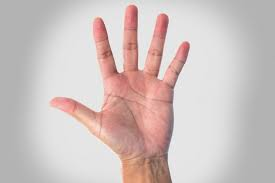
%> input picture Codes:Data/im3.jpeg, 275 x 183 px
$ octave Threshold2.m   (GNU Octave 9; MATLAB toolbox functions it lacks are replaced by stand-ins)
%> lines starting %> are read from the running program, lines starting %| are printed output that depends on the picture
%% Read in image
img = imread('im3.jpeg');
%> img is the input picture: size 183x275x3 uint8; mean R, G, B 207.2, 194, 191.8
imshow(img);

%% RGB Color Space
Rmatrix = img(:,:,1);
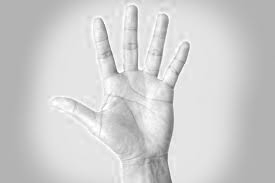
%> Rmatrix: size 183x275 uint8; min 101, max 255, mean 207.2
Gmatrix = img(:,:,2);
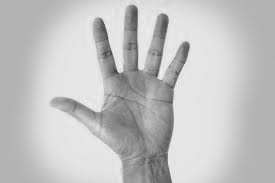
%> Gmatrix: size 183x275 uint8; min 56, max 241, mean 194
Bmatrix = img(:,:,3);

figure;
subplot(2,2,1) , imshow(Rmatrix);
title('Red Plane');
subplot(2,2,2) , imshow(Gmatrix);
title('Green Plane');
subplot(2,2,3) , imshow(Bmatrix);
title('Blue Plane');
subplot(2,2,4) , imshow(img);
title('Original Image');

$ run again, with Codes:Data/im1.jpeg copied over Codes:Data/im3.jpeg
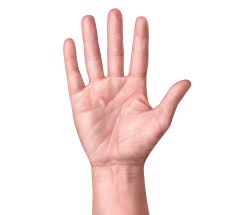
%> input picture Codes:Data/im1.jpeg, 235 x 215 px
%> img is the input picture: size 215x235x3 uint8; mean R, G, B 246.3, 230.8, 228.8
%> `Rmatrix = img(:,:,1);`:
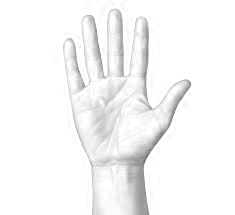
%> Rmatrix: size 215x235 uint8; min 103, max 255, mean 246.3
%> `Gmatrix = img(:,:,2);`:
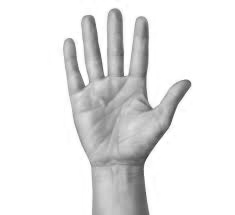
%> Gmatrix: size 215x235 uint8; min 55, max 255, mean 230.8
